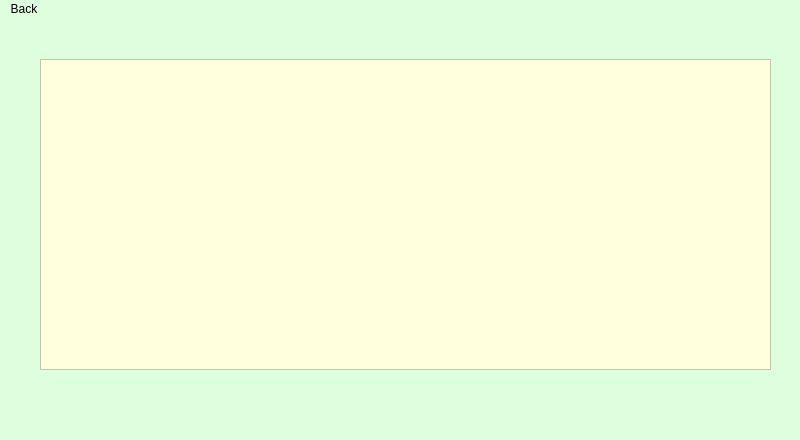
<?xml version="1.0" encoding="UTF-8"?>
<ui version="4.0">
 <class>MainWindow</class>
 <widget class="QMainWindow" name="MainWindow">
  <property name="geometry">
   <rect>
    <x>0</x>
    <y>0</y>
    <width>800</width>
    <height>440</height>
   </rect>
  </property>
  <property name="windowTitle">
   <string>MainWindow</string>
  </property>
  <property name="styleSheet">
   <string notr="true">background-color:rgb(222, 255, 222)
</string>
  </property>
  <widget class="QWidget" name="centralwidget">
   <widget class="QTextEdit" name="textEdit">
    <property name="geometry">
     <rect>
      <x>40</x>
      <y>40</y>
      <width>731</width>
      <height>311</height>
     </rect>
    </property>
    <property name="font">
     <font>
      <pointsize>12</pointsize>
      <italic>true</italic>
      <underline>true</underline>
     </font>
    </property>
    <property name="styleSheet">
     <string notr="true">background-color: rgb(255, 255, 222);</string>
    </property>
    <property name="html">
     <string>&lt;!DOCTYPE HTML PUBLIC &quot;-//W3C//DTD HTML 4.0//EN&quot; &quot;http://www.w3.org/TR/REC-html40/strict.dtd&quot;&gt;
&lt;html&gt;&lt;head&gt;&lt;meta name=&quot;qrichtext&quot; content=&quot;1&quot; /&gt;&lt;style type=&quot;text/css&quot;&gt;
p, li { white-space: pre-wrap; }
&lt;/style&gt;&lt;/head&gt;&lt;body style=&quot; font-family:'MS Shell Dlg 2'; font-size:12pt; font-weight:400; font-style:italic;&quot;&gt;
&lt;p style=&quot;-qt-paragraph-type:empty; margin-top:0px; margin-bottom:0px; margin-left:0px; margin-right:0px; -qt-block-indent:0; text-indent:0px; font-size:8.25pt; font-style:normal;&quot;&gt;&lt;br /&gt;&lt;/p&gt;&lt;/body&gt;&lt;/html&gt;</string>
    </property>
   </widget>
  </widget>
  <widget class="QMenuBar" name="menubar">
   <property name="geometry">
    <rect>
     <x>0</x>
     <y>0</y>
     <width>800</width>
     <height>21</height>
    </rect>
   </property>
   <widget class="QMenu" name="menuexit">
    <property name="title">
     <string>Back</string>
    </property>
   </widget>
   <addaction name="menuexit"/>
  </widget>
  <widget class="QStatusBar" name="statusbar"/>
 </widget>
 <resources/>
 <connections/>
</ui>
